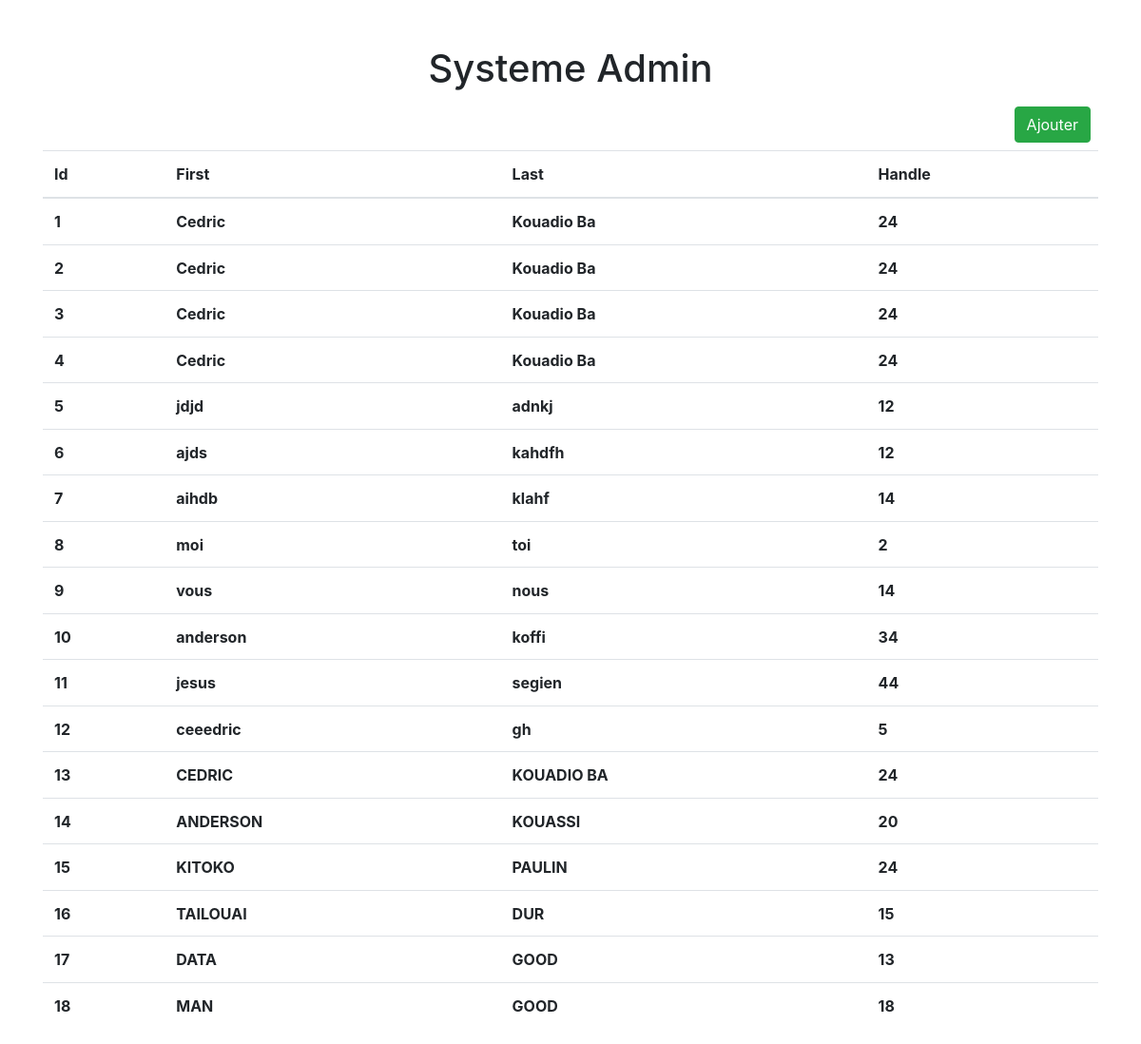
The page /indexOne.php on the database its author committed.
### tables this page shows
CREATE TABLE student (id INTEGER PRIMARY KEY AUTOINCREMENT, firstname TEXT,name TEXT, age NUMBER);

### indexOne.php (the view, shortened to what this page needs)
<?php
    $db = new SQLite3('mydatabase.db');
?>
<!DOCTYPE html>
<html lang="en">
<head>
    <link rel="stylesheet" href="/bootstrap/css/bootstrap.min.css">
</head>
<body>
    <div class="container">
        <h1 class="title pt-5" style="text-align:center">Systeme Admin</h1>
        <div class="d-flex flex-row-reverse bd-highlight">
            <div class="p-2 bd-highlight">
                <button class="btn btn-success"><a href="index.php" style="text-decoration:none;color: white">Ajouter</a></button>
            </div>
        </div>
        <table class="table pt-5">
        <thead>
            <tr>
            <th scope="col">Id</th>
            <th scope="col">First</th>
            <th scope="col">Last</th>
            <th scope="col">Handle</th>
            </tr>
        </thead>
        <tbody>
            <?php
                $sql = "SELECT * FROM student";
                $result = $db->query($sql);
                while($row = $result->fetchArray(SQLITE3_ASSOC)){
                    echo "<tr>";
                    echo "<th>".$row['id']."</th>";
                    echo "<th>".$row['firstname']."</th>";
                    echo "<th>".$row['name']."</th>";
                    echo "<th>".$row['age']."</th>";
                    echo "<tr>";
                }
            ?>
        </tbody>
    </table>
    </div>
</body>
</html>

### rows shown on the page
student: id "1", firstname "Cedric", name "Kouadio Ba", age "24"
student: id "2", firstname "Cedric", name "Kouadio Ba", age "24"
student: id "3", firstname "Cedric", name "Kouadio Ba", age "24"
student: id "4", firstname "Cedric", name "Kouadio Ba", age "24"
student: id "5", firstname "jdjd", name "adnkj", age "12"
student: id "6", firstname "ajds", name "kahdfh", age "12"
student: id "7", firstname "aihdb", name "klahf", age "14"
student: id "8", firstname "moi", name "toi", age "2"
student: id "9", firstname "vous", name "nous", age "14"
student: id "10", firstname "anderson", name "koffi", age "34"
student: id "11", firstname "jesus", name "segien", age "44"
student: id "12", firstname "ceeedric", name "gh", age "5"
student: id "13", firstname "CEDRIC", name "KOUADIO BA", age "24"
student: id "14", firstname "ANDERSON", name "KOUASSI", age "20"
student: id "15", firstname "KITOKO", name "PAULIN", age "24"
student: id "16", firstname "TAILOUAI", name "DUR", age "15"
student: id "17", firstname "DATA", name "GOOD", age "13"
student: id "18", firstname "MAN", name "GOOD", age "18"
